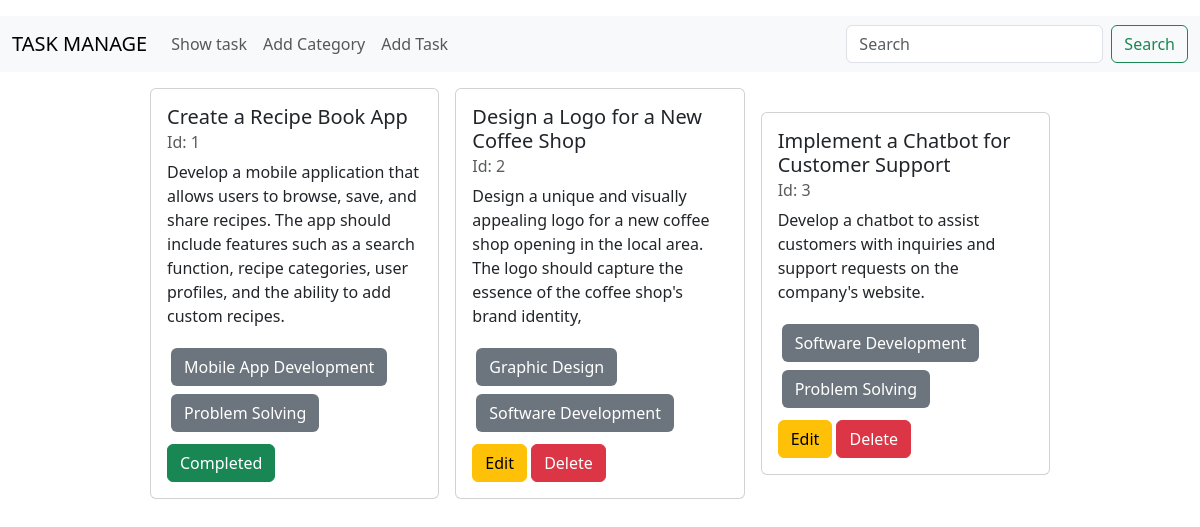
The page / on the database its author committed.
### task/models.py (models this page shows, shortened)
class Task(models.Model):
    title = models.CharField(max_length=200)
    category = models.ManyToManyField('category.Category',related_name='task_categories')
    description = models.TextField()
    assign_date = models.DateField()
    is_completed = models.BooleanField(default=False)

### category/models.py (models this page shows, shortened)
class Category(models.Model):
    name = models.CharField(max_length=200)
    task = models.ManyToManyField('task.Task', related_name='category_tasks')

### task_management/views.py (the view)
# urls.py: path('', home, name='home'),
def home(request):
    data = Task.objects.all()
    return render(request, 'home.html', {'data': data})

### templates/home.html
{% extends 'base.html' %} {% block content %}
<div
  class="w-75 mx-auto d-flex align-items-center justify-content-center gap-3"
>
  {% for i in data %}
  <div class="card" style="width: 20rem">
    <div class="card-body">
      <h5 class="card-title">{{i.title}}</h5>
      <h6 class="card-subtitle mb-2 text-body-secondary">Id: {{i.id}}</h6>
      <p class="card-text">{{i.description}}</p>
      {% for cat in i.category.all %}
      <button class="btn bg-secondary text-white m-1">{{cat.name}}</button>
      {% endfor %}
      <div class="mt-2">
        {% if i.is_completed %}
        <button class="btn btn-success">Completed</button>
        {% else %}
        <a
          class="btn btn-warning"
          href="{% url 'edit_task' i.id %}"
          class="card-link"
          >Edit</a
        >
        <a
          class="btn btn-danger"
          href="{% url 'delete_task' i.id %}"
          class="card-link"
          >Delete</a
        >
        {% endif %}
      </div>
    </div>
  </div>
  {%endfor %}
</div>
{% endblock %}

### templates/base.html (shortened to what this page needs)
<!DOCTYPE html>
<html lang="en">
  <head>
    <link
      href="https://cdn.jsdelivr.net/npm/bootstrap@5.3.3/dist/css/bootstrap.min.css"
      rel="stylesheet"
    />
  </head>
  <body class="body">
    <nav class="navbar my-3 navbar-expand-lg bg-body-tertiary">
      <div class="container-fluid">
        <a class="navbar-brand text-uppercase" href="/">Task Manage</a>
        <div class="collapse navbar-collapse" id="navbarSupportedContent">
          <ul class="navbar-nav me-auto mb-2 mb-lg-0">
            <li class="nav-item">
              <a class="nav-link" href="{% url 'home' %}">Show task</a>
            </li>
            <li class="nav-item">
              <a class="nav-link" href="{% url 'add_category' %}"
                >Add Category</a
              >
            </li>
            <li class="nav-item">
              <a class="nav-link" href="{% url 'add_task' %}">Add Task</a>
            </li>
          </ul>
          <form class="d-flex" role="search">
            <input
              class="form-control me-2"
              type="search"
              placeholder="Search"
              aria-label="Search"
            />
            <button class="btn btn-outline-success" type="submit">
              Search
            </button>
          </form>
        </div>
      </div>
    </nav>
    {% block content %} {% endblock %}
  </body>
</html>

### rows shown on the page
Task: title "Create a Recipe Book App", id "1", description "Develop a mobile application that allows users to browse, save, and share recipes. The app should include features such as a search function, recipe categories, user profiles, and the ability to add custom recipes.", is_completed "Completed"
Category: name "Mobile App Development"
Category: name "Problem Solving"
Task: title "Design a Logo for a New Coffee Shop", id "2", description "Design a unique and visually appealing logo for a new coffee shop opening in the local area. The logo should capture the essence of the coffee shop's brand identity,", is_completed "Edit"
Category: name "Graphic Design"
Category: name "Software Development"
Task: title "Implement a Chatbot for Customer Support", id "3", description "Develop a chatbot to assist customers with inquiries and support requests on the company's website.", is_completed "Edit"
